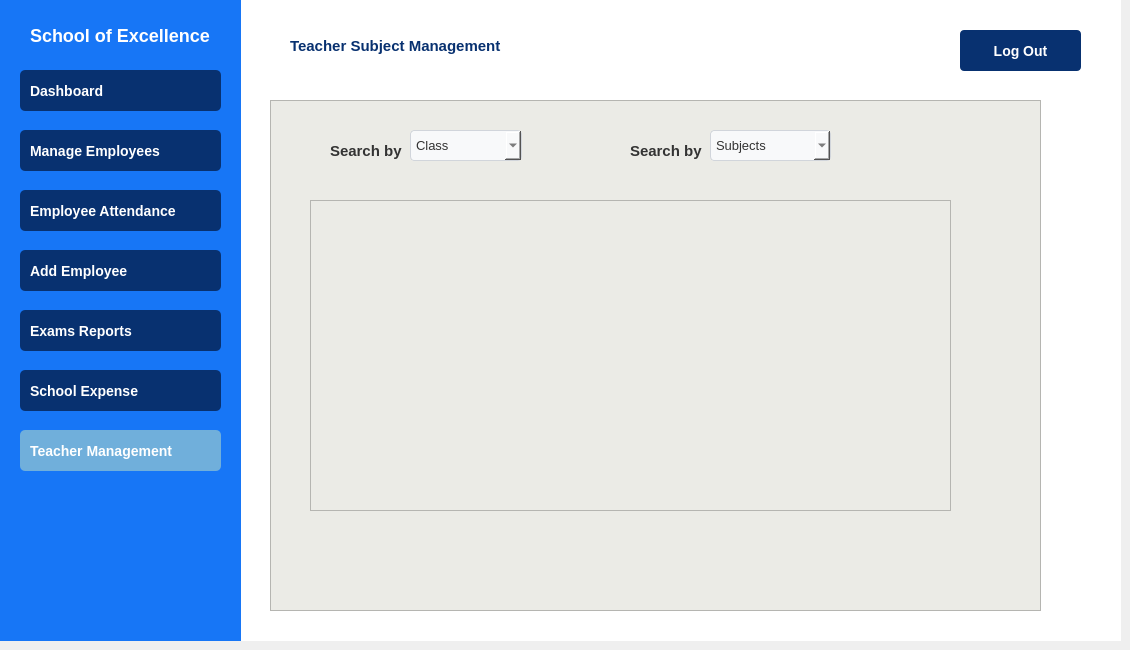
    <widget class="QWidget" name="PrincipalTeacherpg">
     <widget class="QGroupBox" name="groupBox_33">
      <property name="geometry">
       <rect>
        <x>240</x>
        <y>0</y>
        <width>881</width>
        <height>641</height>
       </rect>
      </property>
      <property name="styleSheet">
       <string notr="true">QGroupBox
{
background: white;
border: none;
}</string>
      </property>
      <property name="title">
       <string/>
      </property>
      <widget class="QPushButton" name="pushButton_90">
       <property name="geometry">
        <rect>
         <x>720</x>
         <y>30</y>
         <width>121</width>
         <height>41</height>
        </rect>
       </property>
       <property name="styleSheet">
        <string notr="true">QPushButton {
    background-color: rgb(8, 49, 112);
    color: white;
    border-radius: 4px;
    padding: 10px;
    font-size: 14px;
    font-weight: bold;
    text-align: center;
    padding-left: 10px;
}
QPushButton:hover 
{ 
background-color: rgb(17, 80, 180);
}</string>
       </property>
       <property name="text">
        <string>Log Out</string>
       </property>
       <property name="iconSize">
        <size>
         <width>12</width>
         <height>12</height>
        </size>
       </property>
      </widget>
      <widget class="QLabel" name="label_139">
       <property name="geometry">
        <rect>
         <x>50</x>
         <y>30</y>
         <width>231</width>
         <height>31</height>
        </rect>
       </property>
       <property name="styleSheet">
        <string notr="true">QLabel
{
color: rgb(8, 49, 112);
font-size: 15px;
font-weight: bold;
text-align: center;
qproperty-alignment: AlignCenter;
}</string>
       </property>
       <property name="text">
        <string>Teacher Subject Management </string>
       </property>
      </widget>
      <widget class="QFrame" name="frame_22">
       <property name="geometry">
        <rect>
         <x>30</x>
         <y>100</y>
         <width>771</width>
         <height>511</height>
        </rect>
       </property>
       <property name="styleSheet">
        <string notr="true">QFrame 
{
background-color: rgb(235, 235, 230);

}</string>
       </property>
       <property name="frameShape">
        <enum>QFrame::Shape::StyledPanel</enum>
       </property>
       <property name="frameShadow">
        <enum>QFrame::Shadow::Raised</enum>
       </property>
       <widget class="QTableView" name="tableView_19">
        <property name="geometry">
         <rect>
          <x>40</x>
          <y>100</y>
          <width>641</width>
          <height>311</height>
         </rect>
        </property>
       </widget>
       <widget class="QLabel" name="label_33">
        <property name="geometry">
         <rect>
          <x>60</x>
          <y>40</y>
          <width>91</width>
          <height>21</height>
         </rect>
        </property>
        <property name="styleSheet">
         <string notr="true">QLabel {
    color: #333333;
    font-family: 'Segoe UI', Arial, sans-serif;
    font-size: 15px;
    font-weight: 500;
}</string>
        </property>
        <property name="text">
         <string>Search by</string>
        </property>
       </widget>
       <widget class="QComboBox" name="comboBox_3">
        <property name="geometry">
         <rect>
          <x>140</x>
          <y>30</y>
          <width>112</width>
          <height>31</height>
         </rect>
        </property>
        <property name="styleSheet">
         <string notr="true">QComboBox {
    background-color: #f8f9fa;
    border: 1px solid #d1d5db;
    border-radius: 4px;
    padding: 5px;
    min-width: 100px;
    color: #333333;
font-size: 13px;
}</string>
        </property>
        <item>
         <property name="text">
          <string>Class</string>
         </property>
        </item>
        <item>
         <property name="text">
          <string>Class 1</string>
         </property>
        </item>
        <item>
         <property name="text">
          <string>Class 2</string>
         </property>
        </item>
        <item>
         <property name="text">
          <string>Class 3</string>
         </property>
        </item>
        <item>
         <property name="text">
          <string>Class 4</string>
         </property>
        </item>
        <item>
         <property name="text">
          <string>Class 5</string>
         </property>
        </item>
        <item>
         <property name="text">
          <string>Class 6</string>
         </property>
        </item>
        <item>
         <property name="text">
          <string>Class 7</string>
         </property>
        </item>
        <item>
         <property name="text">
          <string>Class 8</string>
         </property>
        </item>
        <item>
         <property name="text">
          <string>Class 9</string>
         </property>
        </item>
        <item>
         <property name="text">
          <string>Class 10</string>
         </property>
        </item>
       </widget>
       <widget class="QLabel" name="label_36">
        <property name="geometry">
         <rect>
          <x>360</x>
          <y>40</y>
          <width>121</width>
          <height>21</height>
         </rect>
        </property>
        <property name="styleSheet">
         <string notr="true">QLabel {
    color: #333333;
    font-family: 'Segoe UI', Arial, sans-serif;
    font-size: 15px;
    font-weight: 500;
}</string>
        </property>
        <property name="text">
         <string>Search by</string>
        </property>
       </widget>
       <widget class="QComboBox" name="comboBox_4">
        <property name="geometry">
         <rect>
          <x>440</x>
          <y>30</y>
          <width>121</width>
          <height>31</height>
         </rect>
        </property>
        <property name="styleSheet">
         <string notr="true">QComboBox {
    background-color: #f8f9fa;
    border: 1px solid #d1d5db;
    border-radius: 4px;
    padding: 5px;
    min-width: 100px;
    color: #333333;
font-size: 13px;
}</string>
        </property>
        <item>
         <property name="text">
          <string>Subjects</string>
         </property>
        </item>
        <item>
         <property name="text">
          <string>English</string>
         </property>
        </item>
        <item>
         <property name="text">
          <string>Urdu</string>
         </property>
        </item>
        <item>
         <property name="text">
          <string>Maths</string>
         </property>
        </item>
        <item>
         <property name="text">
          <string>Science</string>
         </property>
        </item>
        <item>
         <property name="text">
          <string>Islamiat</string>
         </property>
        </item>
        <item>
         <property name="text">
          <string>Computer</string>
         </property>
        </item>
        <item>
         <property name="text">
          <string>Social Studies</string>
         </property>
        </item>
        <item>
         <property name="text">
          <string>General Knowledge</string>
         </property>
        </item>
       </widget>
      </widget>
     </widget>
     <widget class="QGroupBox" name="groupBox_34">
      <property name="geometry">
       <rect>
        <x>0</x>
        <y>0</y>
        <width>241</width>
        <height>641</height>
       </rect>
      </property>
      <property name="styleSheet">
       <string notr="true">
QGroupBox {
    background-color: rgb(23, 118, 246); 
    color: white;
    border: none;
    font-size: 16px;
    font-weight: bold;
}</string>
      </property>
      <property name="title">
       <string/>
      </property>
      <widget class="QPushButton" name="pushButton_91">
       <property name="geometry">
        <rect>
         <x>20</x>
         <y>250</y>
         <width>201</width>
         <height>41</height>
        </rect>
       </property>
       <property name="styleSheet">
        <string notr="true">QPushButton {
    background-color: rgb(8, 49, 112);
    color: white;
    border-radius: 5px;
    padding: 10px;
    font-size: 14px;
    font-weight: bold;
    text-align: left;
    padding-left: 10px;
}
QPushButton:hover 
{ 
background-color: rgb(17, 80, 180);
}</string>
       </property>
       <property name="text">
        <string>Add Employee</string>
       </property>
       <property name="icon">
        <iconset>
         <normalon>:/icons /icons/student-card.png</normalon>
        </iconset>
       </property>
       <property name="iconSize">
        <size>
         <width>30</width>
         <height>35</height>
        </size>
       </property>
      </widget>
      <widget class="QPushButton" name="pushButton_92">
       <property name="geometry">
        <rect>
         <x>20</x>
         <y>190</y>
         <width>201</width>
         <height>41</height>
        </rect>
       </property>
       <property name="styleSheet">
        <string notr="true">QPushButton {
    background-color: rgb(8, 49, 112);
    color: white;
    border-radius: 5px;
    padding: 10px;
    font-size: 14px;
    font-weight: bold;
    text-align: left;
    padding-left: 10px;
}
QPushButton:hover 
{ 
background-color: rgb(17, 80, 180);
}</string>
       </property>
       <property name="text">
        <string>Employee Attendance</string>
       </property>
       <property name="icon">
        <iconset>
         <normalon>:/icons /icons/check-mark.png</normalon>
        </iconset>
       </property>
       <property name="iconSize">
        <size>
         <width>25</width>
         <height>25</height>
        </size>
       </property>
      </widget>
      <widget class="QPushButton" name="pushButton_93">
       <property name="geometry">
        <rect>
         <x>20</x>
         <y>130</y>
         <width>201</width>
         <height>41</height>
        </rect>
       </property>
       <property name="styleSheet">
        <string notr="true">QPushButton {
    background-color: rgb(8, 49, 112);
    color: white;
    border-radius: 5px;
    padding: 10px;
    font-size: 14px;
    font-weight: bold;
    text-align: left;
    padding-left: 10px;
}
QPushButton:hover 
{ 
background-color: rgb(17, 80, 180);
}</string>
       </property>
       <property name="text">
        <string>Manage Employees</string>
       </property>
       <property name="icon">
        <iconset>
         <normalon>:/icons /icons/employee.png</normalon>
        </iconset>
       </property>
       <property name="iconSize">
        <size>
         <width>30</width>
         <height>30</height>
        </size>
       </property>
      </widget>
      <widget class="QPushButton" name="pushButton_94">
       <property name="geometry">
        <rect>
         <x>20</x>
         <y>70</y>
         <width>201</width>
         <height>41</height>
        </rect>
       </property>
       <property name="styleSheet">
        <string notr="true">QPushButton {
    background-color: rgb(8, 49, 112);
    color: white;
    border-radius: 5px;
    padding: 10px;
    font-size: 14px;
    font-weight: bold;
    text-align: left;
    padding-left: 10px;
}
QPushButton:hover 
{ 
background-color: rgb(17, 80, 180);
}

</string>
       </property>
       <property name="text">
        <string>Dashboard</string>
       </property>
       <property name="icon">
        <iconset>
         <normalon>:/icons /icons/dashboard.png</normalon>
        </iconset>
       </property>
       <property name="iconSize">
        <size>
         <width>20</width>
         <height>20</height>
        </size>
       </property>
      </widget>
      <widget class="QLabel" name="label_35">
       <property name="geometry">
        <rect>
         <x>30</x>
         <y>20</y>
         <width>181</width>
         <height>31</height>
        </rect>
       </property>
       <property name="styleSheet">
        <string notr="true">QLabel
{
color: white;
font-size: 18px;
font-weight: bold;
text-align: center;
qproperty-alignment: AlignCenter;
}</string>
       </property>
       <property name="text">
        <string>School of Excellence </string>
       </property>
      </widget>
      <widget class="QPushButton" name="pushButton_95">
       <property name="geometry">
        <rect>
         <x>20</x>
         <y>310</y>
         <width>201</width>
         <height>41</height>
        </rect>
       </property>
       <property name="styleSheet">
        <string notr="true">QPushButton {
    background-color: rgb(8, 49, 112);
    color: white;
    border-radius: 5px;
    padding: 10px;
    font-size: 14px;
    font-weight: bold;
    text-align: left;
    padding-left: 10px;
}
QPushButton:hover 
{ 
background-color: rgb(17, 80, 180);
}</string>
       </property>
       <property name="text">
        <string>Exams Reports</string>
       </property>
       <property name="icon">
        <iconset>
         <normalon>:/icons /icons/exam.png</normalon>
        </iconset>
       </property>
       <property name="iconSize">
        <size>
         <width>25</width>
         <height>25</height>
        </size>
       </property>
      </widget>
      <widget class="QPushButton" name="pushButton_96">
       <property name="geometry">
        <rect>
         <x>20</x>
         <y>370</y>
         <width>201</width>
         <height>41</height>
        </rect>
       </property>
       <property name="styleSheet">
        <string notr="true">
QPushButton {
    background-color: rgb(8, 49, 112);
    color: white;
    border-radius: 5px;
    padding: 10px;
    font-size: 14px;
    font-weight: bold;
    text-align: left;
    padding-left: 10px;
}
QPushButton:hover 
{ 
background-color: rgb(17, 80, 180);
}</string>
       </property>
       <property name="text">
        <string>School Expense</string>
       </property>
       <property name="icon">
        <iconset>
         <normalon>:/icons /icons/receipt.png</normalon>
        </iconset>
       </property>
       <property name="iconSize">
        <size>
         <width>25</width>
         <height>25</height>
        </size>
       </property>
      </widget>
      <widget class="QPushButton" name="pushButton_97">
       <property name="geometry">
        <rect>
         <x>20</x>
         <y>430</y>
         <width>201</width>
         <height>41</height>
        </rect>
       </property>
       <property name="styleSheet">
        <string notr="true">
QPushButton {
    background-color: rgb(112, 175, 219);
    color: white;
    border-radius: 5px;
    padding: 10px;
    font-size: 14px;
    font-weight: bold;
    text-align: left;
    padding-left: 10px;
}</string>
       </property>
       <property name="text">
        <string>Teacher Management</string>
       </property>
       <property name="icon">
        <iconset>
         <normalon>:/icons /icons/teacher.png</normalon>
        </iconset>
       </property>
       <property name="iconSize">
        <size>
         <width>25</width>
         <height>25</height>
        </size>
       </property>
      </widget>
     </widget>
    </widget>
